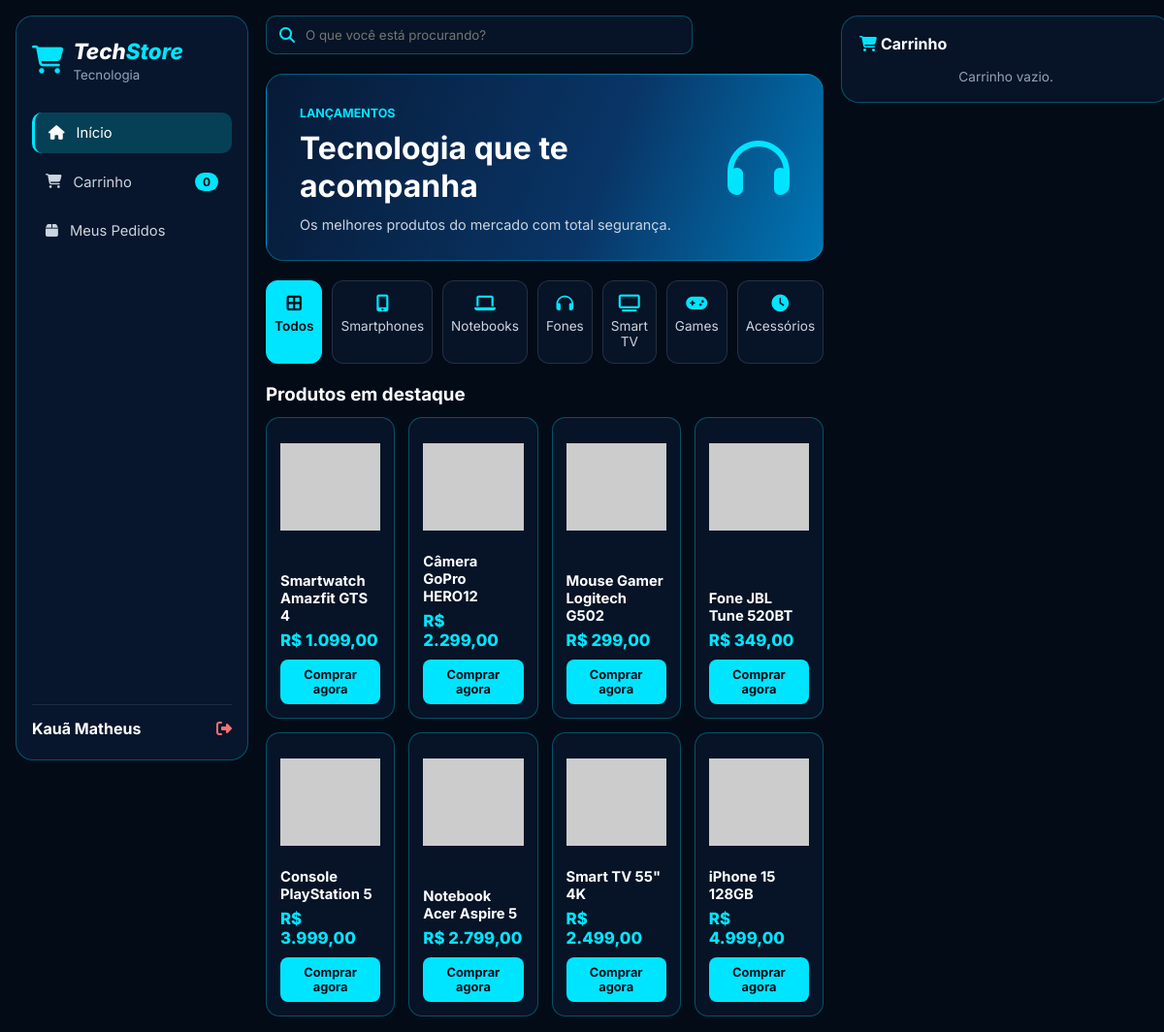
Page /dashboard.php (signed in) on the committed database.
### tables this page shows
CREATE TABLE produtos (
    id INT AUTO_INCREMENT PRIMARY KEY,
    categoria_id INT NOT NULL,
    nome VARCHAR(120) NOT NULL,
    cor VARCHAR(40) DEFAULT 'Preto',
    preco DECIMAL(10, 2) NOT NULL,
    estoque INT NOT NULL DEFAULT 10,
    avaliacoes INT DEFAULT 0,
    imagem_url VARCHAR(255) NOT NULL,
    destaque BOOLEAN DEFAULT TRUE,
    criado_em TIMESTAMP DEFAULT CURRENT_TIMESTAMP,
    FOREIGN KEY (categoria_id) REFERENCES categorias(id) ON DELETE CASCADE
);

### dashboard.php (the view, shortened to what this page needs)
<?php
require_once 'conexao.php';
$nomeUsuario = $_SESSION['usuario'];
$categoriaAtiva = $_GET['cat'] ?? 'Todos';
$busca = trim($_GET['busca'] ?? '');
$sql = "SELECT p.*, c.nome AS categoria FROM produtos p JOIN categorias c ON p.categoria_id = c.id WHERE 1=1";
$params = [];
$stmt = $pdo->prepare($sql);
$stmt->execute($params);
$produtos = $stmt->fetchAll();
$carrinho = $_SESSION['carrinho'] ?? [];
$totalItens = 0;
?>
<!DOCTYPE html>
<html lang="pt-BR">
<head>
    <link rel="stylesheet" href="https://cdnjs.cloudflare.com/ajax/libs/font-awesome/6.4.0/css/all.min.css">
</head>
<body>
    <aside class="sidebar">
        <div>
            <div class="logo-box">
                <i class="fa-solid fa-cart-shopping"></i>
                <div>
                    <h1>Tech<span>Store</span></h1>
                    <small style="color:var(--text-muted)">Tecnologia</small>
                </div>
            </div>
            <nav class="nav-menu">
                <a href="dashboard.php" class="nav-item active"><div><i class="fa-solid fa-house"></i> Início</div></a>
                <a href="#carrinho" class="nav-item"><div><i class="fa-solid fa-cart-shopping"></i> Carrinho</div><span class="badge-cyan"><?= $totalItens ?></span></a>
                <a href="pedidos.php" class="nav-item"><div><i class="fa-solid fa-box"></i> Meus Pedidos</div></a>
            </nav>
        </div>
        <div style="display:flex; justify-content:space-between; align-items:center; border-top:1px solid rgba(148,163,184,0.15); padding-top:14px;">
            <div><strong><?= htmlspecialchars($nomeUsuario) ?></strong></div>
            <a href="logout.php" class="logout-btn" title="Sair"><i class="fa-solid fa-right-from-bracket"></i></a>
        </div>
    </aside>
    <main class="main-content">
        <header class="topbar">
            <form method="GET" class="search-bar">
                <i class="fa-solid fa-magnifying-glass"></i>
                <input type="text" name="busca" placeholder="O que você está procurando?" value="<?= htmlspecialchars($busca) ?>">
            </form>
        </header>
        <section class="hero-banner">
            <div class="hero-text">
                <span style="color:var(--cyan); font-size:0.78rem; font-weight:700;">LANÇAMENTOS</span>
                <h2>Tecnologia que te acompanha</h2>
                <p style="color:#cbd5e1; font-size:0.9rem;">Os melhores produtos do mercado com total segurança.</p>
            </div>
            <i class="fa-solid fa-headphones" style="font-size: 4rem; color: #00e5ff;"></i>
        </section>
        <section class="categories">
            <?php
            $cats = [
                'Todos'       => 'fa-border-all',
                'Smartphones' => 'fa-mobile-screen-button',
                'Notebooks'   => 'fa-laptop',
                'Fones'       => 'fa-headphones',
                'Smart TV'    => 'fa-tv',
                'Games'       => 'fa-gamepad',
                'Acessórios'  => 'fa-clock'
            ];
            foreach ($cats as $nomeCat => $icone):
                $ativo = ($categoriaAtiva === $nomeCat) ? 'active' : '';
            ?>
                <a href="?cat=<?= urlencode($nomeCat) ?>" class="cat-card <?= $ativo ?>">
                    <i class="fa-solid <?= $icone ?>"></i>
                    <span><?= htmlspecialchars($nomeCat) ?></span>
                </a>
            <?php endforeach; ?>
        </section>
        <section>
            <h3 style="margin-bottom:12px;">Produtos em destaque</h3>
            <div class="products-grid">
                <?php if (empty($produtos)): ?>
                    <p style="color:var(--text-muted); grid-column: 1 / -1;">Nenhum produto encontrado.</p>
                <?php else: ?>
                    <?php foreach ($produtos as $prod): ?>
                        <div class="product-card">
                            <img src="<?= htmlspecialchars($prod['imagem_url']) ?>" alt="<?= htmlspecialchars($prod['nome']) ?>">
                            <div>
                                <h4><?= htmlspecialchars($prod['nome']) ?></h4>
                                <div class="price">R$ <?= number_format((float)$prod['preco'], 2, ',', '.') ?></div>
                                <div style="display:flex; gap:6px;">
                                    <a href="?acao=add&id=<?= (int)$prod['id'] ?>" class="btn-buy">Comprar agora</a>
                                </div>
                            </div>
                        </div>
                    <?php endforeach; ?>
                <?php endif; ?>
            </div>
        </section>
    </main>
    <aside class="right-panel">
        <div id="carrinho" class="widget-box">
            <div style="font-weight:700; margin-bottom:16px;"><i class="fa-solid fa-cart-shopping" style="color:var(--cyan)"></i> Carrinho</div>
            <?php if (empty($carrinho)): ?>
                <p style="color:var(--text-muted); font-size:0.85rem; text-align:center;">Carrinho vazio.</p>
            <?php endif; ?>
        </div>
    </aside>
</body>
</html>

### dashboard.php (style rules this page uses)
:root { --bg-main: #030b17; --bg-panel: #071326; --bg-card: #0a1930; --cyan: #00e5ff; --text-white: #ffffff; --text-muted: #94a3b8; --border-cyan: rgba(0, 229, 255, 0.3); }
* { margin: 0; padding: 0; box-sizing: border-box; font-family: 'Inter', sans-serif; }
body { background-color: var(--bg-main); color: var(--text-white); display: grid; grid-template-columns: 240px 1fr 340px; min-height: 100vh; gap: 18px; padding: 16px; }
.sidebar { background: #07162c; border: 1px solid var(--border-cyan); border-radius: 18px; padding: 22px 16px; display: flex; flex-direction: column; justify-content: space-between; height: calc(100vh - 32px); position: sticky; top: 16px; }
.logo-box { display: flex; align-items: center; gap: 10px; margin-bottom: 30px; }
.logo-box i { font-size: 1.8rem; color: var(--cyan); }
.logo-box h1 { font-size: 1.4rem; font-style: italic; font-weight: 800; }
.logo-box h1 span { color: var(--cyan); }
.nav-menu { display: flex; flex-direction: column; gap: 8px; }
.nav-item { display: flex; align-items: center; justify-content: space-between; padding: 12px 14px; border-radius: 10px; color: #cbd5e1; text-decoration: none; font-size: 0.92rem; }
.nav-item div { display: flex; align-items: center; gap: 12px; }
.nav-item.active, .nav-item:hover { background: rgba(0, 229, 255, 0.2); border-left: 3px solid var(--cyan); color: #fff; }
.badge-cyan { background: var(--cyan); color: #030b17; font-weight: 700; font-size: 0.75rem; padding: 2px 8px; border-radius: 12px; }
.main-content { display: flex; flex-direction: column; gap: 20px; }
.topbar { display: flex; justify-content: space-between; align-items: center; gap: 16px; }
.search-bar { flex: 1; max-width: 440px; position: relative; }
.search-bar input { width: 100%; background: var(--bg-panel); border: 1px solid var(--border-cyan); border-radius: 10px; padding: 11px 16px 11px 40px; color: #fff; outline: none; }
.search-bar i { position: absolute; left: 14px; top: 50%; transform: translateY(-50%); color: var(--cyan); }
.hero-banner { background: linear-gradient(110deg, #071a36 0%, #093566 60%, #0077b6 100%); border: 1px solid var(--border-cyan); border-radius: 18px; padding: 28px 34px; display: flex; justify-content: space-between; align-items: center; }
.hero-text h2 { font-size: 2rem; margin: 8px 0 12px; }
.categories { display: grid; grid-template-columns: repeat(7, 1fr); gap: 10px; }
.cat-card { background: var(--bg-panel); border: 1px solid rgba(148, 163, 184, 0.2); border-radius: 12px; padding: 14px 8px; text-align: center; text-decoration: none; color: #cbd5e1; font-size: 0.85rem; }
.cat-card.active, .cat-card:hover { background: var(--cyan); color: #030b17; border-color: var(--cyan); font-weight: 600; }
.cat-card i { color: var(--cyan); display: block; margin-bottom: 6px; font-size: 1.1rem; }
.cat-card.active i, .cat-card:hover i { color: #030b17; }
.products-grid { display: grid; grid-template-columns: repeat(4, 1fr); gap: 14px; }
.product-card { background: var(--bg-panel); border: 1px solid var(--border-cyan); border-radius: 14px; padding: 14px; display: flex; flex-direction: column; justify-content: space-between; }
.product-card img { width: 100%; height: 115px; object-fit: contain; border-radius: 8px; margin-bottom: 10px; }
.product-card h4 { font-size: 0.92rem; margin-bottom: 6px; }
.price { font-size: 1.05rem; font-weight: 800; margin-bottom: 10px; color: var(--cyan); }
.btn-buy { flex: 1; background: var(--cyan); color: #030b17; border-radius: 8px; padding: 8px; font-weight: 700; text-align: center; text-decoration: none; font-size: 0.8rem; }
.right-panel { display: flex; flex-direction: column; gap: 16px; }
.widget-box { background: var(--bg-panel); border: 1px solid var(--border-cyan); border-radius: 18px; padding: 18px; position: sticky; top: 16px; }
.logout-btn { color: #f87171; text-decoration: none; }

### rows in the picture
produtos: nome "Smartwatch Amazfit GTS 4", preco "1.099,00"
produtos: nome "Câmera GoPro HERO12", preco "2.299,00"
produtos: nome "Mouse Gamer Logitech G502", preco "299,00"
produtos: nome "Fone JBL Tune 520BT", preco "349,00"
produtos: nome "Console PlayStation 5", preco "3.999,00"
produtos: nome "Notebook Acer Aspire 5", preco "2.799,00"
produtos: nome "Smart TV 55\" 4K", preco "2.499,00"
produtos: nome "iPhone 15 128GB", preco "4.999,00"

### other values in the picture
$totalItens "0"
$nomeUsuario "Kauã Matheus"
$nomeCat "Todos"
$nomeCat "Smartphones"
$nomeCat "Notebooks"
$nomeCat "Fones"
$nomeCat "Smart TV"
$nomeCat "Games"
$nomeCat "Acessórios"
